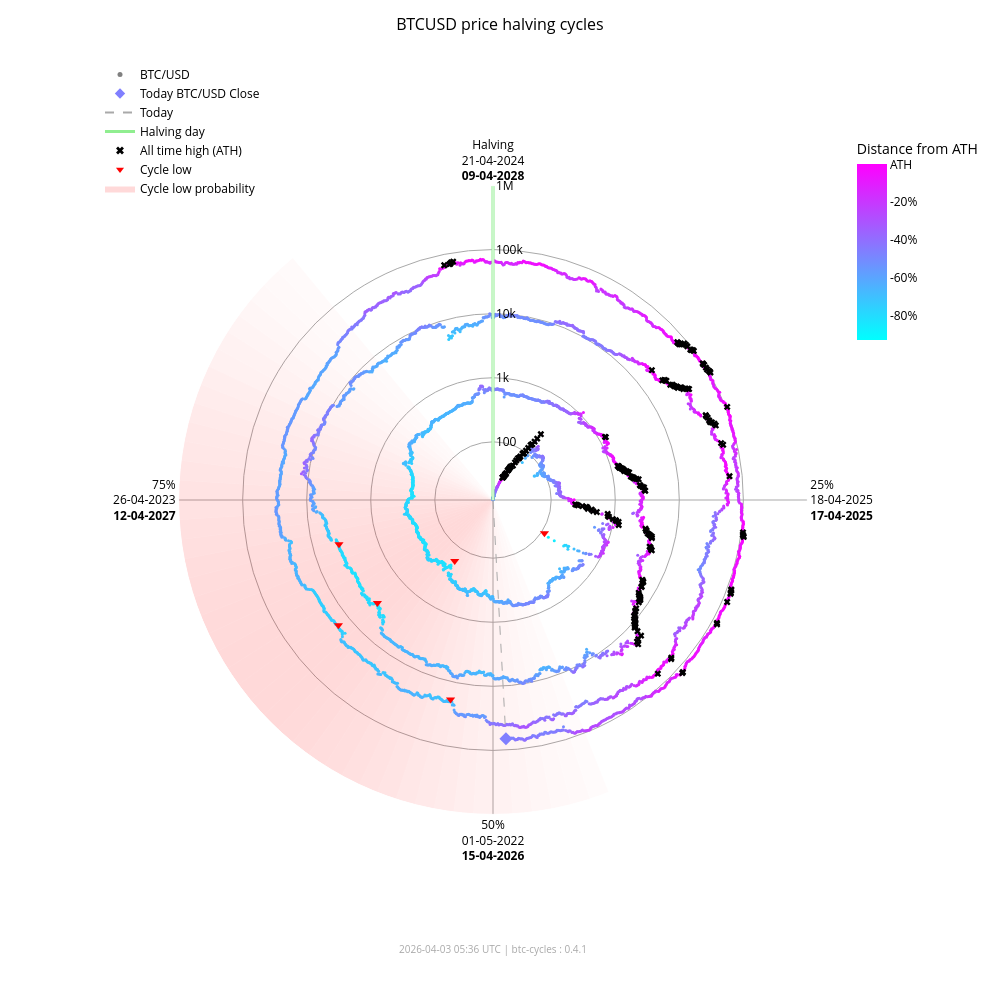

The code cell stored with this chart in its notebook:
### Markdown cell above
### Interactive chart (plotly)

### Code cell
fig_interactive = btc.plot(
    kind="interactive",
    from_date="2012-11-28",
)
# plotly config for interactivity
config = {"scrollZoom": True, "displayModeBar": True}
# display in notebook
fig_interactive.show(config=config)

### Figure 1 — Plotly figure (JSON) as saved in the notebook; plotly's stock layout.template omitted (floating-point values rounded to 4 significant figures; data arrays with more than 128 entries replaced by an {"elided": "..."} marker saying what was removed)
{"data": [{"fill": "toself", "fillcolor": "rgba(255,0,0,0.017168280509461755)", "hoverinfo": "skip", "line": {"width": 0}, "mode": "lines", "r": [12.35, 1000000, 1000000, 12.35, 12.35], "showlegend": false, "theta": [158.4, 158.4, 162.0, 162.0, 158.4], "type": "scatterpolar"}, {"fill": "toself", "fillcolor": "rgba(255,0,0,0.022114794501891175)", "hoverinfo": "skip", "line": {"width": 0}, "mode": "lines", "r": [12.35, 1000000, 1000000, 12.35, 12.35], "showlegend": false, "theta": [162.0, 162.0, 165.6, 165.6, 162.0], "type": "scatterpolar"}, {"fill": "toself", "fillcolor": "rgba(255,0,0,0.02790404259511669)", "hoverinfo": "skip", "line": {"width": 0}, "mode": "lines", "r": [12.35, 1000000, 1000000, 12.35, 12.35], "showlegend": false, "theta": [165.6, 165.6, 169.2, 169.2, 165.6], "type": "scatterpolar"}, {"fill": "toself", "fillcolor": "rgba(255,0,0,0.034518294852420334)", "hoverinfo": "skip", "line": {"width": 0}, "mode": "lines", "r": [12.35, 1000000, 1000000, 12.35, 12.35], "showlegend": false, "theta": [169.2, 169.2, 172.8, 172.8, 169.2], "type": "scatterpolar"}, {"fill": "toself", "fillcolor": "rgba(255,0,0,0.041901979682821514)", "hoverinfo": "skip", "line": {"width": 0}, "mode": "lines", "r": [12.35, 1000000, 1000000, 12.35, 12.35], "showlegend": false, "theta": [172.8, 172.8, 176.4, 176.4, 172.8], "type": "scatterpolar"}, {"fill": "toself", "fillcolor": "rgba(255,0,0,0.04996405861294358)", "hoverinfo": "skip", "line": {"width": 0}, "mode": "lines", "r": [12.35, 1000000, 1000000, 12.35, 12.35], "showlegend": false, "theta": [176.4, 176.4, 180.0, 180.0, 176.4], "type": "scatterpolar"}, {"fill": "toself", "fillcolor": "rgba(255,0,0,0.05858349692240514)", "hoverinfo": "skip", "line": {"width": 0}, "mode": "lines", "r": [12.35, 1000000, 1000000, 12.35, 12.35], "showlegend": false, "theta": [180.0, 180.0, 183.6, 183.6, 180.0], "type": "scatterpolar"}, {"fill": "toself", "fillcolor": "rgba(255,0,0,0.06761662035375064)", "hoverinfo": "skip", "line": {"width": 0}, "mode": "lines", "r": [12.35, 1000000, 1000000, 12.35, 12.35], "showlegend": false, "theta": [183.6, 183.6, 187.2, 187.2, 183.6], "type": "scatterpolar"}, {"fill": "toself", "fillcolor": "rgba(255,0,0,0.07690481219944661)", "hoverinfo": "skip", "line": {"width": 0}, "mode": "lines", "r": [12.35, 1000000, 1000000, 12.35, 12.35], "showlegend": false, "theta": [187.2, 187.2, 190.8, 190.8, 187.2], "type": "scatterpolar"}, {"fill": "toself", "fillcolor": "rgba(255,0,0,0.08628112000611096)", "hoverinfo": "skip", "line": {"width": 0}, "mode": "lines", "r": [12.35, 1000000, 1000000, 12.35, 12.35], "showlegend": false, "theta": [190.8, 190.8, 194.4, 194.4, 190.8], "type": "scatterpolar"}, {"fill": "toself", "fillcolor": "rgba(255,0,0,0.09557490841018089)", "hoverinfo": "skip", "line": {"width": 0}, "mode": "lines", "r": [12.35, 1000000, 1000000, 12.35, 12.35], "showlegend": false, "theta": [194.4, 194.4, 198.0, 198.0, 194.4], "type": "scatterpolar"}, {"fill": "toself", "fillcolor": "rgba(255,0,0,0.10461455782963762)", "hoverinfo": "skip", "line": {"width": 0}, "mode": "lines", "r": [12.35, 1000000, 1000000, 12.35, 12.35], "showlegend": false, "theta": [198.0, 198.0, 201.6, 201.6, 198.0], "type": "scatterpolar"}, {"fill": "toself", "fillcolor": "rgba(255,0,0,0.11322908719652829)", "hoverinfo": "skip", "line": {"width": 0}, "mode": "lines", "r": [12.35, 1000000, 1000000, 12.35, 12.35], "showlegend": false, "theta": [201.6, 201.6, 205.2, 205.2, 201.6], "type": "scatterpolar"}, {"fill": "toself", "fillcolor": "rgba(255,0,0,0.12125015337052986)", "hoverinfo": "skip", "line": {"width": 0}, "mode": "lines", "r": [12.35, 1000000, 1000000, 12.35, 12.35], "showlegend": false, "theta": [205.2, 205.2, 208.8, 208.8, 205.2], "type": "scatterpolar"}, {"fill": "toself", "fillcolor": "rgba(255,0,0,0.12851590515331976)", "hoverinfo": "skip", "line": {"width": 0}, "mode": "lines", "r": [12.35, 1000000, 1000000, 12.35, 12.35], "showlegend": false, "theta": [208.8, 208.8, 212.4, 212.4, 208.8], "type": "scatterpolar"}, {"fill": "toself", "fillcolor": "rgba(255,0,0,0.13487757461161184)", "hoverinfo": "skip", "line": {"width": 0}, "mode": "lines", "r": [12.35, 1000000, 1000000, 12.35, 12.35], "showlegend": false, "theta": [212.4, 212.4, 216.0, 216.0, 212.4], "type": "scatterpolar"}, {"fill": "toself", "fillcolor": "rgba(255,0,0,0.14020862181849592)", "hoverinfo": "skip", "line": {"width": 0}, "mode": "lines", "r": [12.35, 1000000, 1000000, 12.35, 12.35], "showlegend": false, "theta": [216.0, 216.0, 219.6, 219.6, 216.0], "type": "scatterpolar"}, {"fill": "toself", "fillcolor": "rgba(255,0,0,0.14441504950654527)", "hoverinfo": "skip", "line": {"width": 0}, "mode": "lines", "r": [12.35, 1000000, 1000000, 12.35, 12.35], "showlegend": false, "theta": [219.6, 219.6, 223.2, 223.2, 219.6], "type": "scatterpolar"}, {"fill": "toself", "fillcolor": "rgba(255,0,0,0.14744459351271713)", "hoverinfo": "skip", "line": {"width": 0}, "mode": "lines", "r": [12.35, 1000000, 1000000, 12.35, 12.35], "showlegend": false, "theta": [223.2, 223.2, 226.8, 226.8, 223.2], "type": "scatterpolar"}, {"fill": "toself", "fillcolor": "rgba(255,0,0,0.14929223192296423)", "hoverinfo": "skip", "line": {"width": 0}, "mode": "lines", "r": [12.35, 1000000, 1000000, 12.35, 12.35], "showlegend": false, "theta": [226.8, 226.8, 230.4, 230.4, 226.8], "type": "scatterpolar"}, {"fill": "toself", "fillcolor": "rgba(255,0,0,0.15)", "hoverinfo": "skip", "line": {"width": 0}, "mode": "lines", "r": [12.35, 1000000, 1000000, 12.35, 12.35], "showlegend": false, "theta": [230.4, 230.4, 234.0, 234.0, 230.4], "type": "scatterpolar"}, {"fill": "toself", "fillcolor": "rgba(255,0,0,0.14965033825231114)", "hoverinfo": "skip", "line": {"width": 0}, "mode": "lines", "r": [12.35, 1000000, 1000000, 12.35, 12.35], "showlegend": false, "theta": [234.0, 234.0, 237.6, 237.6, 234.0], "type": "scatterpolar"}, {"fill": "toself", "fillcolor": "rgba(255,0,0,0.14835378057909807)", "hoverinfo": "skip", "line": {"width": 0}, "mode": "lines", "r": [12.35, 1000000, 1000000, 12.35, 12.35], "showlegend": false, "theta": [237.6, 237.6, 241.2, 241.2, 237.6], "type": "scatterpolar"}, {"fill": "toself", "fillcolor": "rgba(255,0,0,0.14623322283554635)", "hoverinfo": "skip", "line": {"width": 0}, "mode": "lines", "r": [12.35, 1000000, 1000000, 12.35, 12.35], "showlegend": false, "theta": [241.2, 241.2, 244.8, 244.8, 241.2], "type": "scatterpolar"}, {"fill": "toself", "fillcolor": "rgba(255,0,0,0.1434078538226231)", "hoverinfo": "skip", "line": {"width": 0}, "mode": "lines", "r": [12.35, 1000000, 1000000, 12.35, 12.35], "showlegend": false, "theta": [244.8, 244.8, 248.4, 248.4, 244.8], "type": "scatterpolar"}, {"fill": "toself", "fillcolor": "rgba(255,0,0,0.13997983179373427)", "hoverinfo": "skip", "line": {"width": 0}, "mode": "lines", "r": [12.35, 1000000, 1000000, 12.35, 12.35], "showlegend": false, "theta": [248.4, 248.4, 252.0, 252.0, 248.4], "type": "scatterpolar"}, {"fill": "toself", "fillcolor": "rgba(255,0,0,0.13602598258454268)", "hoverinfo": "skip", "line": {"width": 0}, "mode": "lines", "r": [12.35, 1000000, 1000000, 12.35, 12.35], "showlegend": false, "theta": [252.0, 252.0, 255.6, 255.6, 252.0], "type": "scatterpolar"}, {"fill": "toself", "fillcolor": "rgba(255,0,0,0.13159547355344953)", "hoverinfo": "skip", "line": {"width": 0}, "mode": "lines", "r": [12.35, 1000000, 1000000, 12.35, 12.35], "showlegend": false, "theta": [255.6, 255.6, 259.2, 259.2, 255.6], "type": "scatterpolar"}, {"fill": "toself", "fillcolor": "rgba(255,0,0,0.12671301775492697)", "hoverinfo": "skip", "line": {"width": 0}, "mode": "lines", "r": [12.35, 1000000, 1000000, 12.35, 12.35], "showlegend": false, "theta": [259.2, 259.2, 262.8, 262.8, 259.2], "type": "scatterpolar"}, {"fill": "toself", "fillcolor": "rgba(255,0,0,0.12138610149219965)", "hoverinfo": "skip", "line": {"width": 0}, "mode": "lines", "r": [12.35, 1000000, 1000000, 12.35, 12.35], "showlegend": false, "theta": [262.8, 262.8, 266.4, 266.4, 262.8], "type": "scatterpolar"}, {"fill": "toself", "fillcolor": "rgba(255,0,0,0.1156142551644921)", "hoverinfo": "skip", "line": {"width": 0}, "mode": "lines", "r": [12.35, 1000000, 1000000, 12.35, 12.35], "showlegend": false, "theta": [266.4, 266.4, 270.0, 270.0, 266.4], "type": "scatterpolar"}, {"fill": "toself", "fillcolor": "rgba(255,0,0,0.10939851441251548)", "hoverinfo": "skip", "line": {"width": 0}, "mode": "lines", "r": [12.35, 1000000, 1000000, 12.35, 12.35], "showlegend": false, "theta": [270.0, 270.0, 273.6, 273.6, 270.0], "type": "scatterpolar"}, {"fill": "toself", "fillcolor": "rgba(255,0,0,0.10274974912946185)", "hoverinfo": "skip", "line": {"width": 0}, "mode": "lines", "r": [12.35, 1000000, 1000000, 12.35, 12.35], "showlegend": false, "theta": [273.6, 273.6, 277.2, 277.2, 273.6], "type": "scatterpolar"}, {"fill": "toself", "fillcolor": "rgba(255,0,0,0.09569517349791425)", "hoverinfo": "skip", "line": {"width": 0}, "mode": "lines", "r": [12.35, 1000000, 1000000, 12.35, 12.35], "showlegend": false, "theta": [277.2, 277.2, 280.8, 280.8, 277.2], "type": "scatterpolar"}, {"fill": "toself", "fillcolor": "rgba(255,0,0,0.08828282625646727)", "hoverinfo": "skip", "line": {"width": 0}, "mode": "lines", "r": [12.35, 1000000, 1000000, 12.35, 12.35], "showlegend": false, "theta": [280.8, 280.8, 284.4, 284.4, 280.8], "type": "scatterpolar"}, {"fill": "toself", "fillcolor": "rgba(255,0,0,0.08058400018765345)", "hoverinfo": "skip", "line": {"width": 0}, "mode": "lines", "r": [12.35, 1000000, 1000000, 12.35, 12.35], "showlegend": false, "theta": [284.4, 284.4, 288.0, 288.0, 284.4], "type": "scatterpolar"}, {"fill": "toself", "fillcolor": "rgba(255,0,0,0.07269354608292704)", "hoverinfo": "skip", "line": {"width": 0}, "mode": "lines", "r": [12.35, 1000000, 1000000, 12.35, 12.35], "showlegend": false, "theta": [288.0, 288.0, 291.6, 291.6, 288.0], "type": "scatterpolar"}, {"fill": "toself", "fillcolor": "rgba(255,0,0,0.06472784449068783)", "hoverinfo": "skip", "line": {"width": 0}, "mode": "lines", "r": [12.35, 1000000, 1000000, 12.35, 12.35], "showlegend": false, "theta": [291.6, 291.6, 295.2, 295.2, 291.6], "type": "scatterpolar"}, {"fill": "toself", "fillcolor": "rgba(255,0,0,0.05682021976743955)", "hoverinfo": "skip", "line": {"width": 0}, "mode": "lines", "r": [12.35, 1000000, 1000000, 12.35, 12.35], "showlegend": false, "theta": [295.2, 295.2, 298.8, 298.8, 295.2], "type": "scatterpolar"}, {"fill": "toself", "fillcolor": "rgba(255,0,0,0.04911378436707333)", "hoverinfo": "skip", "line": {"width": 0}, "mode": "lines", "r": [12.35, 1000000, 1000000, 12.35, 12.35], "showlegend": false, "theta": [298.8, 298.8, 302.4, 302.4, 298.8], "type": "scatterpolar"}, {"fill": "toself", "fillcolor": "rgba(255,0,0,0.04175213714896469)", "hoverinfo": "skip", "line": {"width": 0}, "mode": "lines", "r": [12.35, 1000000, 1000000, 12.35, 12.35], "showlegend": false, "theta": [302.4, 302.4, 306.0, 306.0, 302.4], "type": "scatterpolar"}, {"fill": "toself", "fillcolor": "rgba(255,0,0,0.034868865657538876)", "hoverinfo": "skip", "line": {"width": 0}, "mode": "lines", "r": [12.35, 1000000, 1000000, 12.35, 12.35], "showlegend": false, "theta": [306.0, 306.0, 309.6, 309.6, 306.0], "type": "scatterpolar"}, {"fill": "toself", "fillcolor": "rgba(255,0,0,0.02857722515334582)", "hoverinfo": "skip", "line": {"width": 0}, "mode": "lines", "r": [12.35, 1000000, 1000000, 12.35, 12.35], "showlegend": false, "theta": [309.6, 309.6, 313.2, 313.2, 309.6], "type": "scatterpolar"}, {"fill": "toself", "fillcolor": "rgba(255,0,0,0.022961515313555197)", "hoverinfo": "skip", "line": {"width": 0}, "mode": "lines", "r": [12.35, 1000000, 1000000, 12.35, 12.35], "showlegend": false, "theta": [313.2, 313.2, 316.8, 316.8, 313.2], "type": "scatterpolar"}, {"fill": "toself", "fillcolor": "rgba(255,0,0,0.01807146942917362)", "hoverinfo": "skip", "line": {"width": 0}, "mode": "lines", "r": [12.35, 1000000, 1000000, 12.35, 12.35], "showlegend": false, "theta": [316.8, 316.8, 320.4, 320.4, 316.8], "type": "scatterpolar"}, {"hoverinfo": "text", "marker": {"color": {"elided": "4875 str values"}, "size": 3}, "mode": "markers", "r": {"elided": "4875 float values"}, "showlegend": false, "text": {"elided": "4875 str values"}, "theta": {"elided": "4875 float values"}, "type": "scatterpolar"}, {"hoverinfo": "skip", "line": {"color": "lightgreen", "width": 3}, "mode": "lines", "r": [12.35, 1000000], "showlegend": false, "theta": [0, 0], "type": "scatterpolar"}, {"hoverinfo": "skip", "line": {"color": "darkgrey", "dash": "dash", "width": 1}, "mode": "lines", "r": [12.35, 66760.0], "showlegend": false, "theta": [176.9, 176.9], "type": "scatterpolar"}, {"hoverinfo": "text", "marker": {"color": "#807fff", "size": 10, "symbol": "diamond"}, "mode": "markers", "r": [66760.0], "showlegend": false, "text": ["Today<br>Date: 2026-04-03<br>Price: $66,759.46"], "theta": [176.9], "type": "scatterpolar"}, {"hoverinfo": "text", "marker": {"color": "black", "size": 6, "symbol": "x"}, "mode": "markers", "r": {"elided": "195 float values"}, "showlegend": false, "text": {"elided": "195 str values"}, "theta": {"elided": "195 float values"}, "type": "scatterpolar"}, {"hoverinfo": "text", "marker": {"color": "red", "size": 8, "symbol": "triangle-down"}, "mode": "markers", "r": [111.6, 164.9, 3233.0, 3925.0, 18950.0, 15760.0], "showlegend": false, "text": ["Cycle Low<br>Date: 2014-02-21<br>Price: $111.56<br>ATH distance: -91.0%", "Cycle Low<br>Date: 2015-01-14<br>Price: $164.92<br>ATH distance: -86.7%", "Cycle Low<br>Date: 2018-12-15<br>Price: $3,232.51<br>ATH distance: -83.3%", "Cycle Low<br>Date: 2019-03-25<br>Price: $3,924.55<br>ATH distance: -79.7%", "Cycle Low<br>Date: 2022-06-18<br>Price: $18,954.25<br>ATH distance: -71.9%", "Cycle Low<br>Date: 2022-11-21<br>Price: $15,760.19<br>ATH distance: -76.7%"], "theta": [122.8, 212.1, 228.3, 254.0, 192.0, 231.0], "type": "scatterpolar"}, {"marker": {"color": "grey", "size": 5}, "mode": "markers", "name": "BTC/USD", "r": [null], "theta": [null], "type": "scatterpolar"}, {"marker": {"color": "#807fff", "size": 8, "symbol": "diamond"}, "mode": "markers", "name": "Today BTC/USD Close", "r": [null], "theta": [null], "type": "scatterpolar"}, {"line": {"color": "darkgrey", "dash": "dash"}, "mode": "lines", "name": "Today", "r": [null], "theta": [null], "type": "scatterpolar"}, {"line": {"color": "lightgreen", "width": 3}, "mode": "lines", "name": "Halving day", "r": [null], "theta": [null], "type": "scatterpolar"}, {"marker": {"color": "black", "size": 7, "symbol": "x"}, "mode": "markers", "name": "All time high (ATH)", "r": [null], "theta": [null], "type": "scatterpolar"}, {"marker": {"color": "red", "size": 7, "symbol": "triangle-down"}, "mode": "markers", "name": "Cycle low", "r": [null], "theta": [null], "type": "scatterpolar"}, {"fill": "toself", "fillcolor": "rgba(255,0,0,0.15)", "line": {"width": 0}, "mode": "lines", "name": "Cycle low probability", "r": [null], "theta": [null], "type": "scatterpolar"}, {"hoverinfo": "skip", "marker": {"cmax": 0, "cmin": -0.9307, "color": [0], "colorbar": {"len": 0.25, "ticktext": ["ATH", "-20%", "-40%", "-60%", "-80%", "-100%"], "tickvals": [0, -0.2, -0.4, -0.6, -0.8, -1.0], "title": {"text": "Distance from ATH"}, "x": 0.95, "y": 0.92, "yanchor": "top"}, "colorscale": {"elided": "256x2 mixed values"}, "showscale": true, "size": 0}, "mode": "markers", "r": [null], "showlegend": false, "theta": [null], "type": "scatterpolar"}], "layout": {"annotations": [{"font": {"color": "darkgrey", "size": 10}, "showarrow": false, "text": "2026-04-03 05:36 UTC | btc-cycles : 0.4.1", "x": 0.5, "xref": "paper", "y": -0.02, "yref": "paper"}], "font": {"color": "black"}, "height": 1000, "legend": {"bgcolor": "rgba(0,0,0,0)", "font": {"color": "black"}, "x": 0.0, "y": 1.0}, "margin": {"b": 60, "l": 100, "r": 80, "t": 60}, "paper_bgcolor": "white", "plot_bgcolor": "white", "polar": {"angularaxis": {"color": "black", "direction": "clockwise", "gridcolor": "darkgrey", "rotation": 90, "ticktext": ["Halving<br>21-04-2024<br><b>09-04-2028</b>", "25%<br>18-04-2025<br><b>17-04-2025</b>", "50%<br>01-05-2022<br><b>15-04-2026</b>", "75%<br>26-04-2023<br><b>12-04-2027</b>"], "tickvals": [0, 90, 180, 270]}, "bgcolor": "white", "domain": {"x": [0.1, 0.9], "y": [0.05, 0.95]}, "radialaxis": {"angle": 90, "color": "black", "gridcolor": "darkgrey", "range": [1.092, 6.0], "tickangle": 90, "ticktext": ["100", "1k", "10k", "100k", "1M"], "tickvals": [100, 1000, 10000, 100000, 1000000], "type": "log"}}, "title": {"font": {"color": "black", "size": 16}, "text": "BTCUSD price halving cycles", "x": 0.5}, "width": 1000}}
